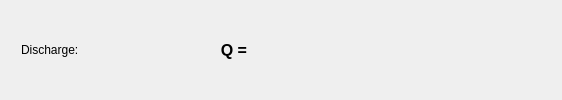
    <widget class="QWidget" name="widget_2" native="true">
     <layout class="QGridLayout" name="gridLayout_3">
      <item row="0" column="0">
       <widget class="QLabel" name="label_85">
        <property name="minimumSize">
         <size>
          <width>150</width>
          <height>0</height>
         </size>
        </property>
        <property name="maximumSize">
         <size>
          <width>150</width>
          <height>16777215</height>
         </size>
        </property>
        <property name="text">
         <string>Discharge:</string>
        </property>
        <property name="indent">
         <number>10</number>
        </property>
       </widget>
      </item>
      <item row="0" column="1">
       <widget class="QLabel" name="labelDischarge_2">
        <property name="minimumSize">
         <size>
          <width>80</width>
          <height>0</height>
         </size>
        </property>
        <property name="maximumSize">
         <size>
          <width>80</width>
          <height>16777215</height>
         </size>
        </property>
        <property name="font">
         <font>
          <pointsize>12</pointsize>
          <weight>75</weight>
          <bold>true</bold>
         </font>
        </property>
        <property name="text">
         <string>Q =</string>
        </property>
        <property name="alignment">
         <set>Qt::AlignRight|Qt::AlignTrailing|Qt::AlignVCenter</set>
        </property>
       </widget>
      </item>
      <item row="0" column="2">
       <widget class="QLabel" name="labelDischarge">
        <property name="minimumSize">
         <size>
          <width>80</width>
          <height>0</height>
         </size>
        </property>
        <property name="maximumSize">
         <size>
          <width>80</width>
          <height>16777215</height>
         </size>
        </property>
        <property name="font">
         <font>
          <pointsize>12</pointsize>
          <weight>75</weight>
          <bold>true</bold>
         </font>
        </property>
        <property name="text">
         <string/>
        </property>
        <property name="alignment">
         <set>Qt::AlignLeading|Qt::AlignLeft|Qt::AlignVCenter</set>
        </property>
       </widget>
      </item>
      <item row="0" column="3">
       <spacer name="horizontalSpacer">
        <property name="orientation">
         <enum>Qt::Horizontal</enum>
        </property>
        <property name="sizeHint" stdset="0">
         <size>
          <width>218</width>
          <height>20</height>
         </size>
        </property>
       </spacer>
      </item>
     </layout>
    </widget>
